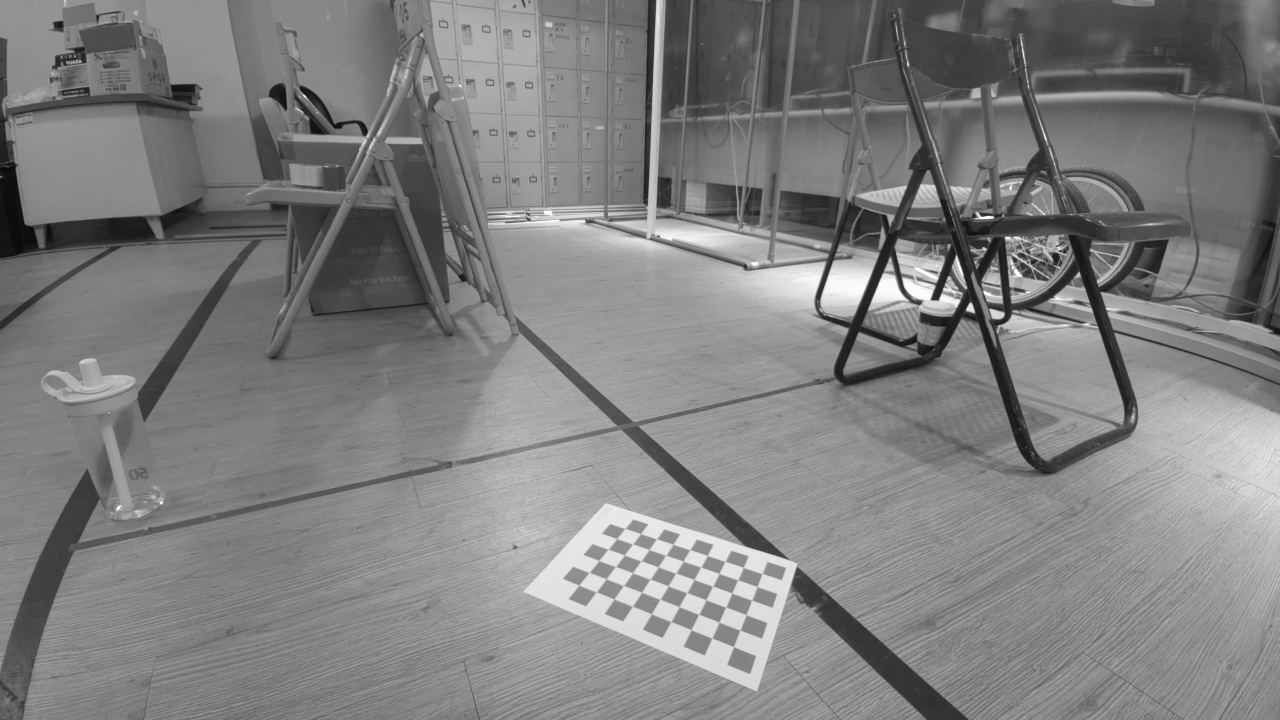
#> input picture data/camera_calibration/20261126-062138/img_00.png, 1280 x 720 px
$ python -i vision.py   (imports and definitions only)
#> lines starting #> are read from the running program, lines starting #| are printed output that depends on the picture
#> further down, picture is the input picture: shape (720, 1280); min 9, max 255, mean 127
"""
core/store/vision.py

找貨頁推車位置的機器視覺部分（相機 + OpenCV）。純函式／純邏輯，輸入是一張灰階影像，
不碰硬體；擷取影格在 ui/workers.py 的 VisionConsumer。

兩件事：

座標約定：相機座標 x 右、y 下、z 沿光軸往前。相機裝在約 50 cm 高、往斜前方（往下）打。

1. 定位點偵測（AnchorDetector）
   定位點是一張貼在地上的 ArUco 標記（tools/make_anchor_marker.py 產生，邊長 s = vision.anchor_marker_size_m）。
   標記的四個角 → cv2.solvePnP（IPPE_SQUARE，平面正方形專用）→ 標記在相機座標裡的旋轉 R 與位置 t：
       t   相機 → 標記中心的向量（m）
       n   R 的第三欄 = 標記面的法向量，貼在地上所以就是「往上」
   拆成垂直與水平兩部分：
       h = −n·t                     相機離地高度（拿來檢查：跟 vision.camera_height_m 差太多就不採用）
       g = t − (t·n) n              相機正下方 → 標記中心，貼地的水平向量
       f = normalize(ẑ − (ẑ·n) n)   光軸投影到地面 = 車頭方向（ẑ = (0, 0, 1)）
       r = f × n                    車身右方
       forward = g·f，lateral = g·r  標記在推車前方幾公尺、右方幾公尺
   不需要知道相機的俯角：地面方向直接由標記本身量出來。
   ui/bridge.py：推車位置 = 定位點 − (lateral, forward)（航向固定朝店內，
   右方 = +x、前方 = +y）。水平距離 √(forward² + lateral²) ≤ vision.anchor_trigger_m 才採用（越近越準）。

2. 消失點航向（vanishing_point + vp_offset_deg + heading_from_vp）
   貨架都跟平面圖的座標軸平行，所以貨架的水平邊（層板、上下緣，還有地磚縫）在影像上交於一個消失點 (u, v)。
   相機往下俯 β，一個跟光軸水平夾角 γ 的水平方向（往右為正）在相機座標是
       (sin γ,  −cos γ sin β,  cos γ cos β)
   投影：
       u = c_x + f_x · tan γ / cos β
       v = c_y − f_y · tan β
   所以先由 v 求俯角、再由 u 求 γ：
       β = atan((c_y − v) / f_y)，   δ = γ = atan((u − c_x) · cos β / f_x)
       f_x, f_y 焦距、c_x, c_y 光心（像素，相機校正檔依縮放換算）
   光軸在平面圖上的方向 θ，平行線組的方向 φ = θ − δ（δ 是 φ 在光軸右邊幾度），所以
       θ = φ + δ，φ ∈ {0°, 90°, 180°, 270°}，取最接近目前航向估計的那一個。
   ui/bridge.py 把 δ 給 core/store/layout.StoreFrame.correct_heading()。
   相機假設跟車身同方向（左右沒有裝歪）、沒有側傾。

   消失點的找法：Canny → HoughLinesP → 留下斜線（跟水平夾 10°~80°，排除貨架的垂直邊與
   橫向的水平線）→ 兩兩求交點 → 取「離最多條線都很近」的交點（RANSAC 式投票）。
   至少 vp_min_lines 條線支持、而且在水平視角 ±max_angle_deg 內才採用。
"""

from __future__ import annotations

import math
from dataclasses import dataclass
from typing import List, Optional, Sequence, Tuple

import numpy as np

try:
    import cv2
except ImportError:  # pragma: no cover — app 啟動時會檢查並報錯，這裡只是讓純函式測試能 import
    cv2 = None


@dataclass(frozen=True)
class VanishingPoint:
    u: float
    v: float
    lines: int          # 支持這個消失點的線段數


def detect_lines(gray: np.ndarray, min_len_ratio: float = 0.08) -> List[Tuple[float, float, float, float]]:
#> called with min_len_ratio = 0.08
    h, w = gray.shape[:2]
#> h = 720; w = 1280
    edges = cv2.Canny(cv2.GaussianBlur(gray, (5, 5), 0), 50, 150)
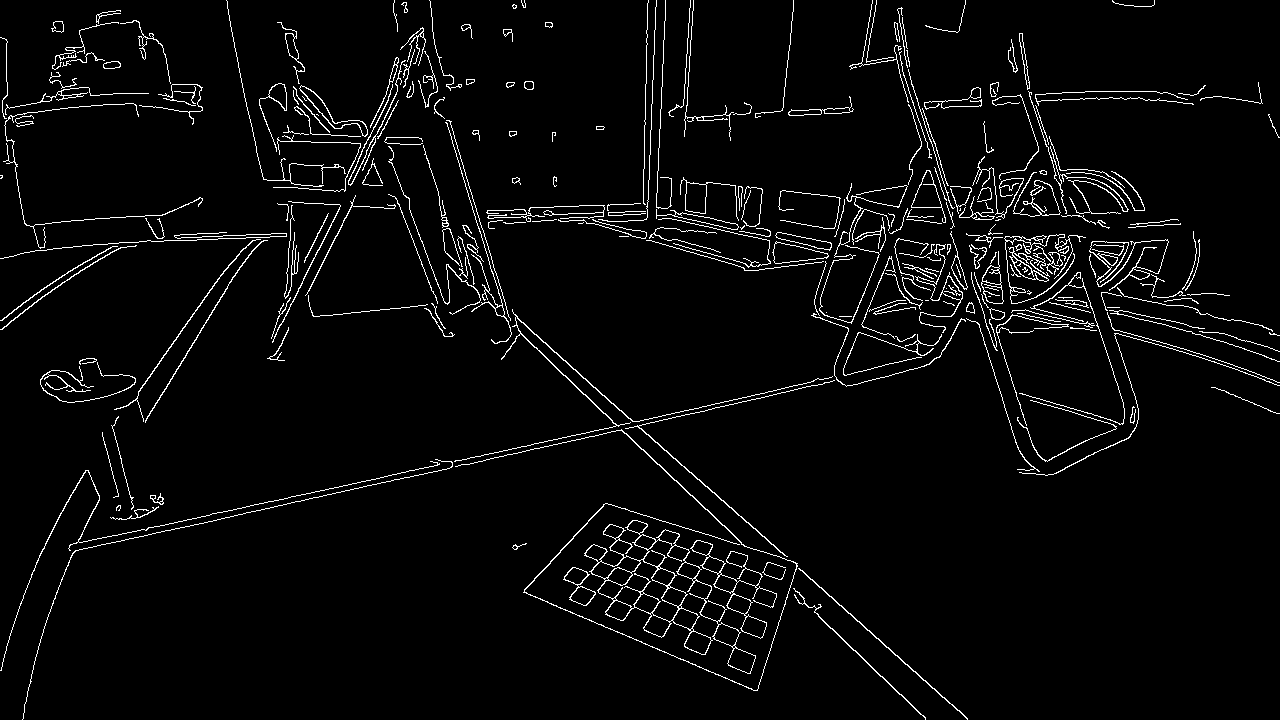
#> edges: shape (720, 1280); 3.6% white in thin lines or dots
    min_len = max(20, int(min_len_ratio * min(h, w)))
#> min_len = 57
    raw = cv2.HoughLinesP(edges, 1, np.pi / 180, threshold=40, minLineLength=min_len, maxLineGap=8)
#> raw = 141 rows, first 6: [179, 528, 404, 477], [648, 419, 920, 357], [69, 545, 287, 498], [502, 303, 705, 486], [468, 464, 837, 379], [1120, 310, 1186, 324]
    # OpenCV 4 回 (N,1,4)、OpenCV 5 回 (N,4)，統一攤平
    return [] if raw is None else [tuple(map(float, l)) for l in np.asarray(raw).reshape(-1, 4)]


# [60 lines left out: functions _oblique, _homog, vanishing_point, vp_offset_deg, heading_from_vp, not called in this run]


@dataclass(frozen=True)
class AnchorSighting:
    forward_m: float    # 標記在推車前方幾公尺
    lateral_m: float    # 標記在推車右方幾公尺（左邊為負）
    height_m: float     # 由標記算出來的相機離地高度

    @property
    def ground_m(self) -> float:
        return math.hypot(self.forward_m, self.lateral_m)


# [13 lines left out: function floor_pose, not called in this run]


class AnchorDetector:
    """在灰階影像（已去畸變）裡找地上的定位點 ArUco 標記，回傳 AnchorSighting，沒看到回 None。"""

    DICT = "DICT_4X4_50"

    # [50 lines left out: functions __init__, detect, make_marker, scaled_intrinsics, not called in this run]

>>> import cv2
>>> picture = cv2.imread('../../data/camera_calibration/20261126-062138/img_00.png', cv2.IMREAD_GRAYSCALE)
>>> result = detect_lines(picture)
#> result = 141 items, first 6: (179, 528, 404, 477), (648, 419, 920, 357), (69, 545, 287, 498), (502, 303, 705, 486), (468, 464, 837, 379), (1120, 310, 1186, 324)

$ run again, on data/camera_calibration/20261126-062138/img_01.png
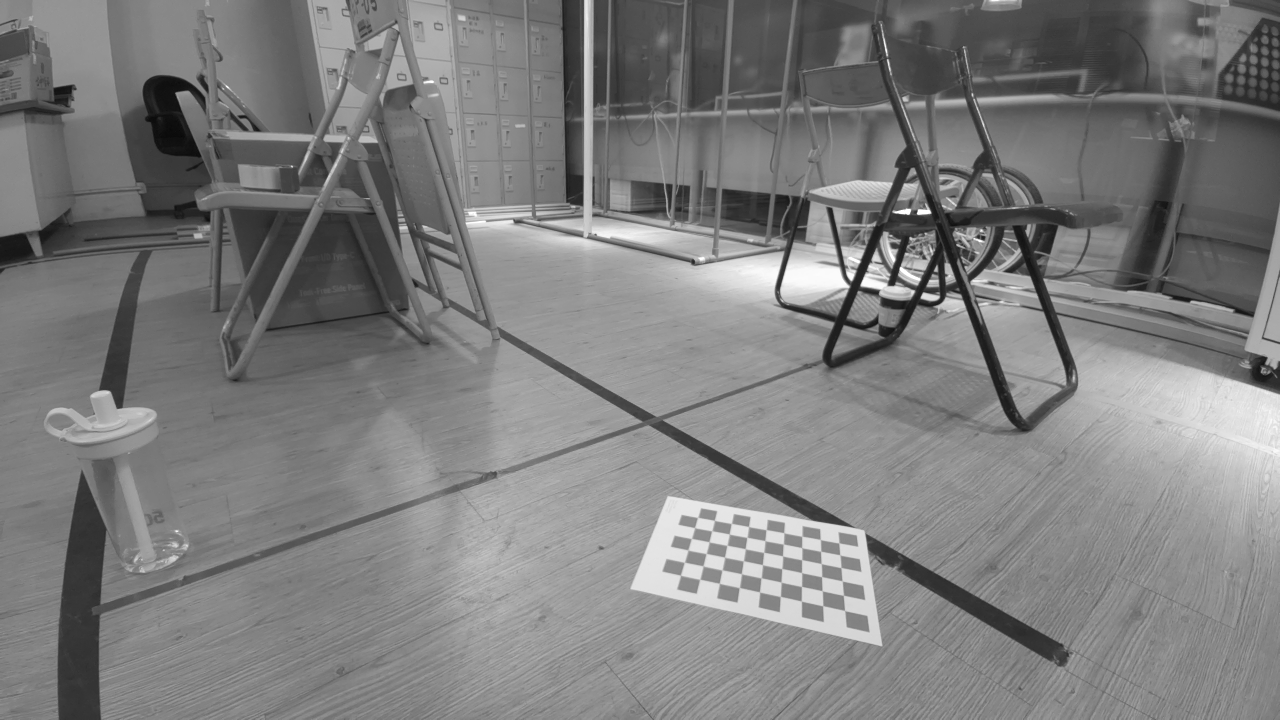
#> input picture data/camera_calibration/20261126-062138/img_01.png, 1280 x 720 px
#> picture is the input picture: shape (720, 1280); min 7, max 255, mean 125.1
#> in detect_lines, `edges = cv2.Canny(cv2.GaussianBlur(gray, (5, 5), 0), 50, 150)`:
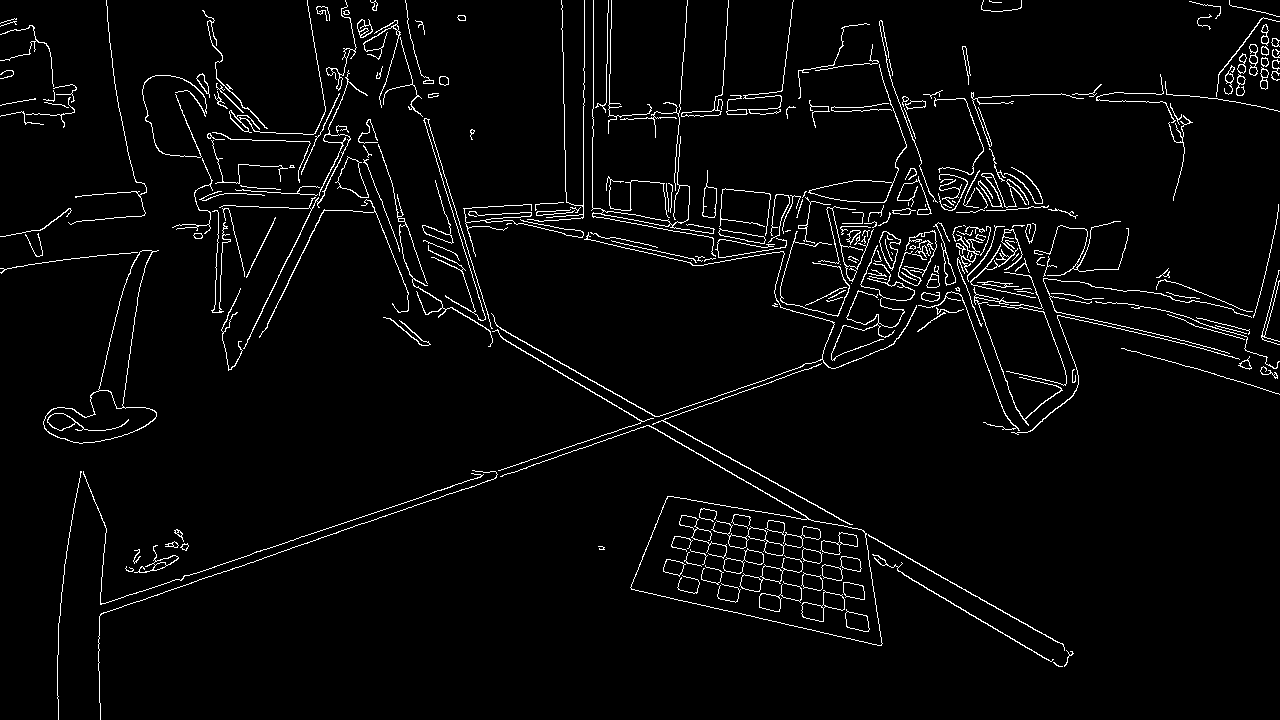
#> edges: shape (720, 1280); 3.5% white in thin lines or dots
#> raw = 130 rows, first 6: [100, 614, 352, 527], [511, 335, 864, 531], [496, 472, 831, 356], [969, 295, 1044, 312], [585, 388, 815, 521], [1217, 375, 1278, 393]
#> result = 130 items, first 6: (100, 614, 352, 527), (511, 335, 864, 531), (496, 472, 831, 356), (969, 295, 1044, 312), (585, 388, 815, 521), (1217, 375, 1278, 393)

$ run again, on data/camera_calibration/20261126-062138/img_02.png
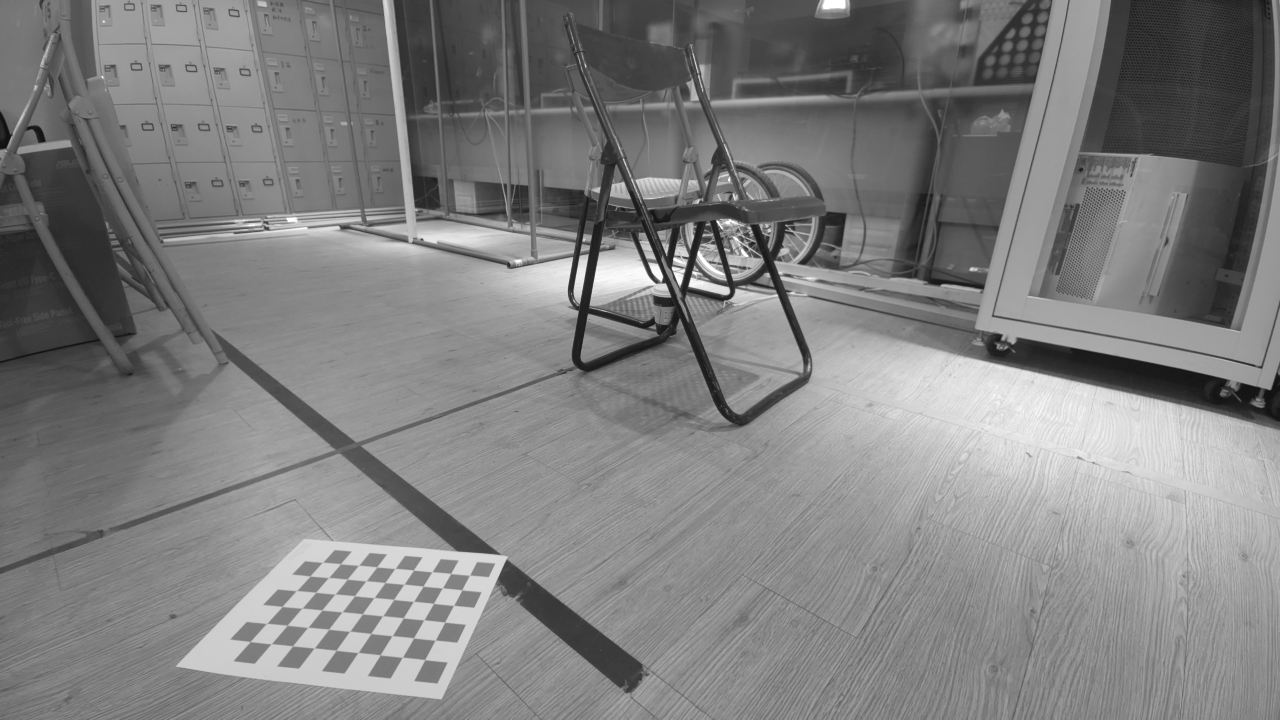
#> input picture data/camera_calibration/20261126-062138/img_02.png, 1280 x 720 px
#> picture is the input picture: shape (720, 1280); min 13, max 255, mean 127
#> in detect_lines, `edges = cv2.Canny(cv2.GaussianBlur(gray, (5, 5), 0), 50, 150)`:
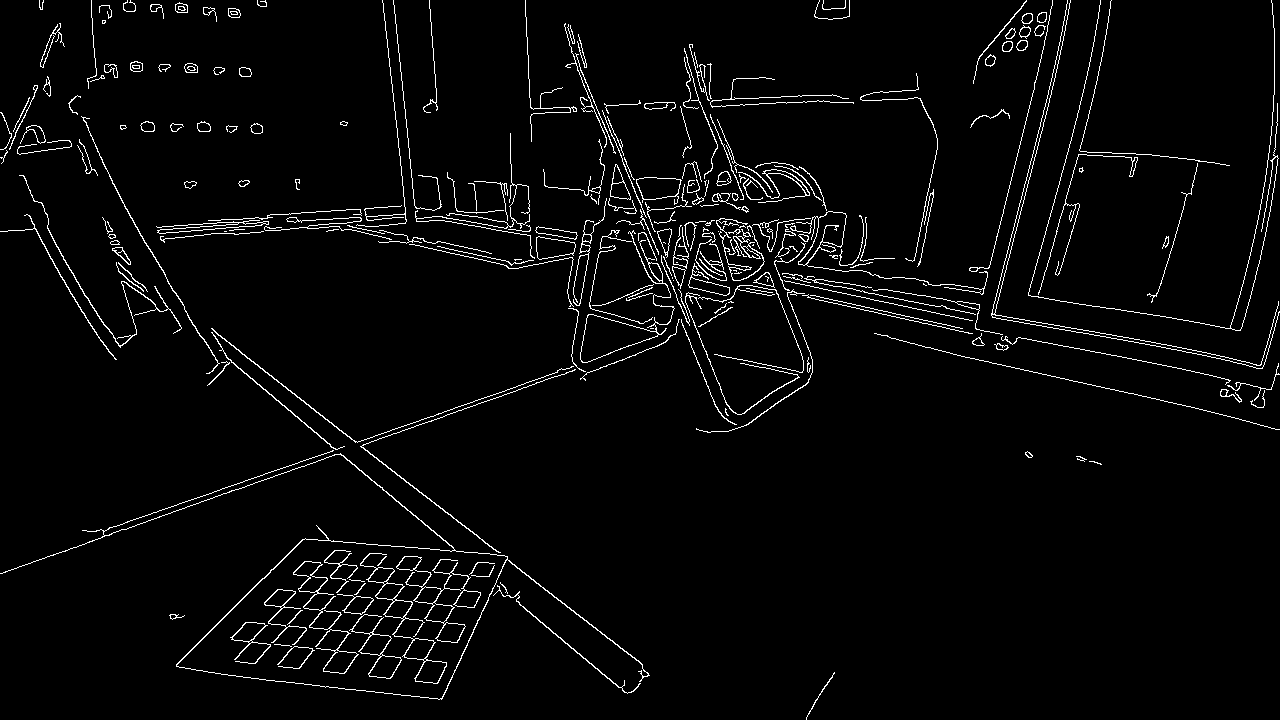
#> edges: shape (720, 1280); 3.2% white in thin lines or dots
#> raw = 150 rows, first 6: [212, 329, 628, 654], [1038, 297, 1152, 314], [486, 576, 625, 692], [1, 573, 187, 506], [992, 317, 1206, 355], [355, 442, 515, 387]
#> result = 150 items, first 6: (212, 329, 628, 654), (1038, 297, 1152, 314), (486, 576, 625, 692), (1, 573, 187, 506), (992, 317, 1206, 355), (355, 442, 515, 387)

$ run again, on data/camera_calibration/20261126-062138/img_03.png
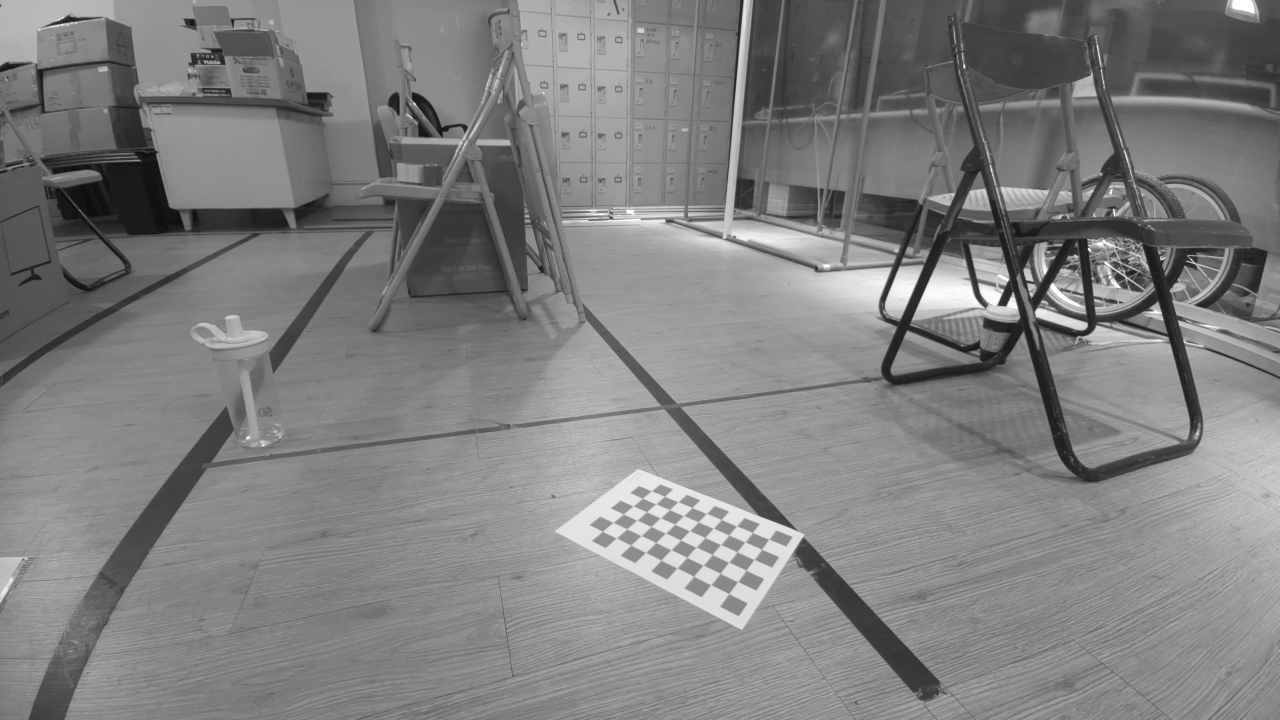
#> input picture data/camera_calibration/20261126-062138/img_03.png, 1280 x 720 px
#> picture is the input picture: shape (720, 1280); min 8, max 255, mean 127.3
#> in detect_lines, `edges = cv2.Canny(cv2.GaussianBlur(gray, (5, 5), 0), 50, 150)`:
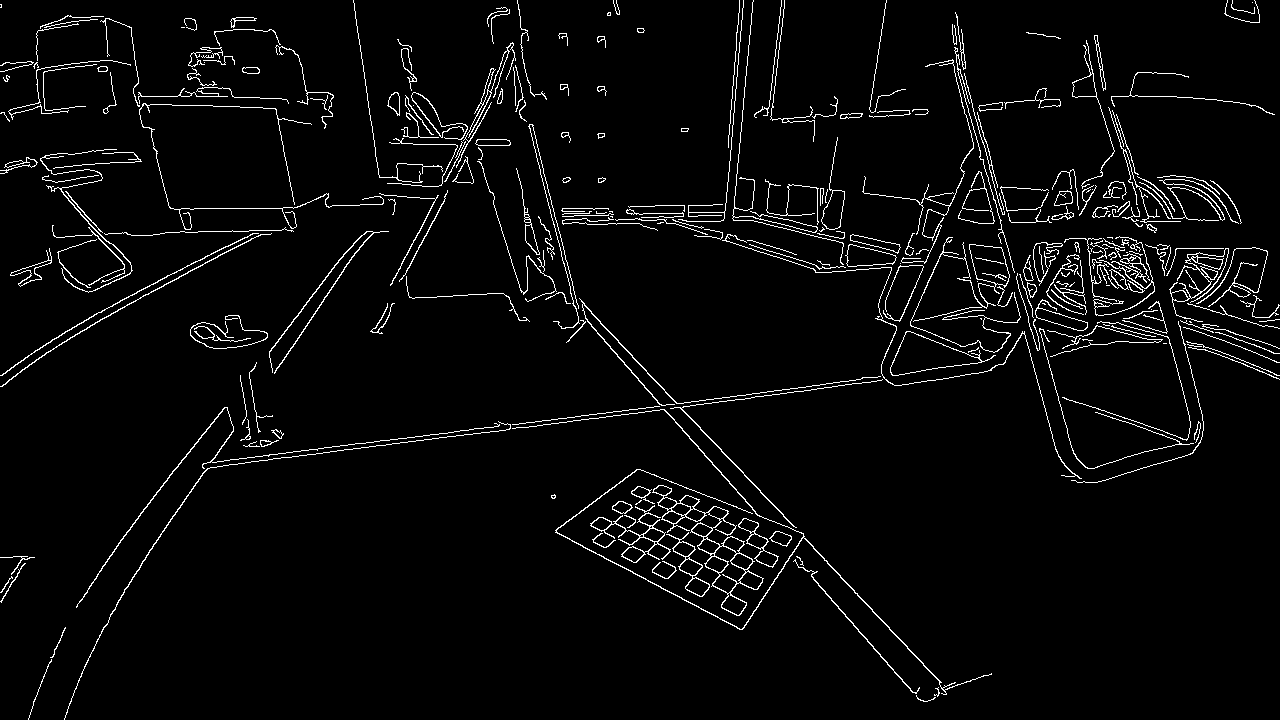
#> edges: shape (720, 1280); 3.6% white in thin lines or dots
#> raw = 142 rows, first 6: [203, 463, 468, 430], [737, 466, 945, 689], [770, 119, 927, 109], [791, 230, 892, 254], [585, 318, 704, 455], [672, 417, 759, 516]
#> result = 142 items, first 6: (203, 463, 468, 430), (737, 466, 945, 689), (770, 119, 927, 109), (791, 230, 892, 254), (585, 318, 704, 455), (672, 417, 759, 516)
